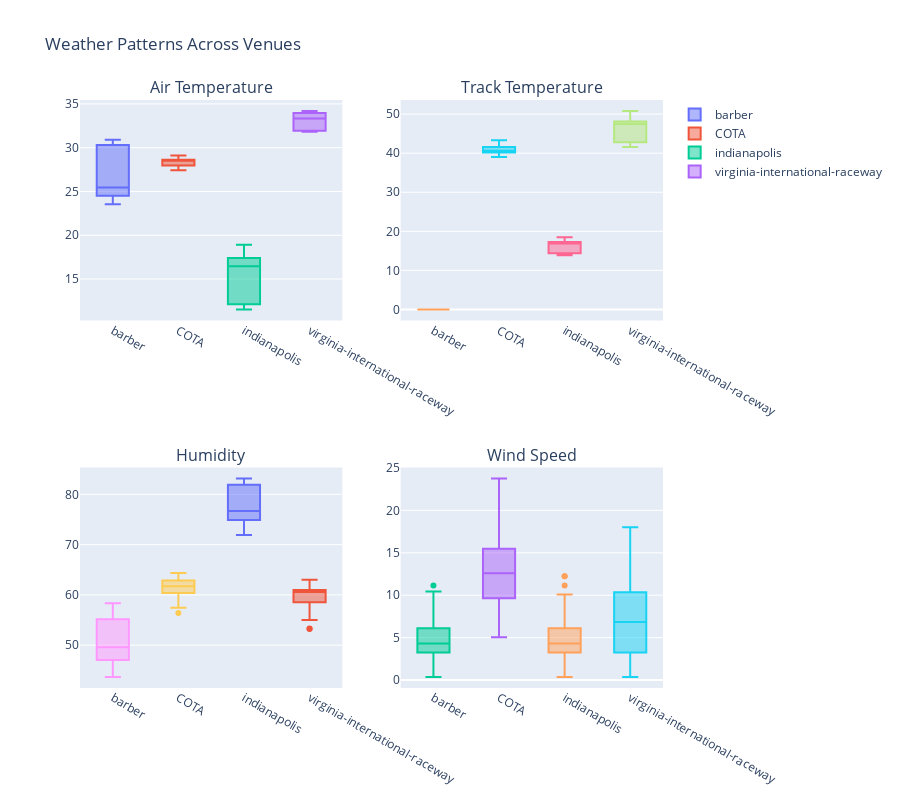

Notebook code cell kept with this figure:
### Code cell
# Visualization: Weather comparison across venues
if all_weather and 'AIR_TEMP' in combined_weather.columns:
    fig = make_subplots(
        rows=2, cols=2,
        subplot_titles=('Air Temperature', 'Track Temperature', 'Humidity', 'Wind Speed'),
        specs=[[{"secondary_y": False}, {"secondary_y": False}],
               [{"secondary_y": False}, {"secondary_y": False}]]
    )
    
    # Air Temperature
    for venue in combined_weather['venue'].unique():
        venue_data = combined_weather[combined_weather['venue'] == venue]
        fig.add_trace(
            go.Box(y=venue_data['AIR_TEMP'], name=venue),
            row=1, col=1
        )
    
    # Track Temperature
    for venue in combined_weather['venue'].unique():
        venue_data = combined_weather[combined_weather['venue'] == venue]
        fig.add_trace(
            go.Box(y=venue_data['TRACK_TEMP'], name=venue, showlegend=False),
            row=1, col=2
        )
    
    # Humidity
    for venue in combined_weather['venue'].unique():
        venue_data = combined_weather[combined_weather['venue'] == venue]
        fig.add_trace(
            go.Box(y=venue_data['HUMIDITY'], name=venue, showlegend=False),
            row=2, col=1
        )
    
    # Wind Speed
    for venue in combined_weather['venue'].unique():
        venue_data = combined_weather[combined_weather['venue'] == venue]
        fig.add_trace(
            go.Box(y=venue_data['WIND_SPEED'], name=venue, showlegend=False),
            row=2, col=2
        )
    
    fig.update_layout(height=800, title_text="Weather Patterns Across Venues")
    show_plotly_fig(fig, "weather_patterns_across_venues.html")
